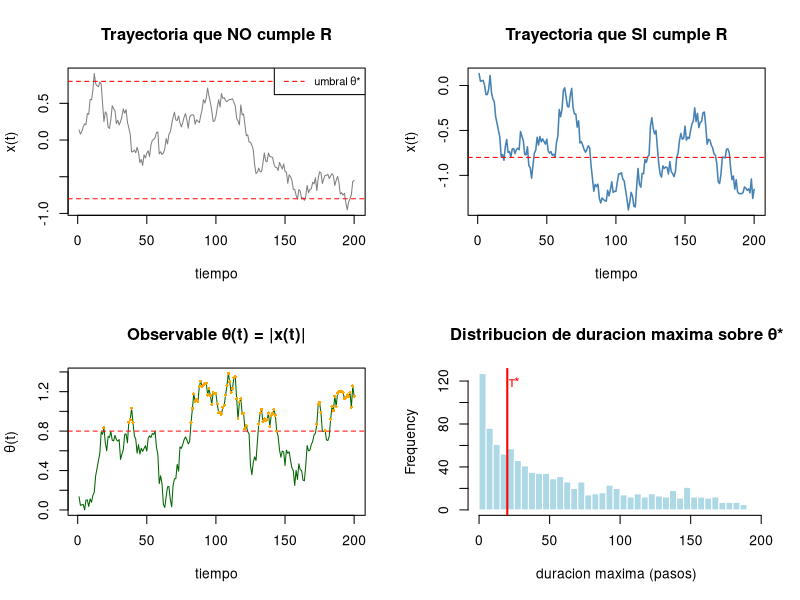

Write the R code that produced this figure.
# =============================================================================
# CONCEPTO 1: Evento Raro Sostenido (ERS / R)
# =============================================================================
#
# Definicion:
#   R = { θ(t) ≥ θ* durante τ ≥ τ* }
#
# Componentes:
#   - θ(t): observable medible en el tiempo
#   - θ*: umbral (threshold)
#   - τ*: tiempo minimo de persistencia
#
# El ERS filtra trayectorias que mantienen una condicion durante suficiente
# tiempo. No basta con cruzar el umbral brevemente.
# =============================================================================

cat("=== PRUEBA: Evento Raro Sostenido (ERS) ===\n\n")

# --- PARAMETROS ---
set.seed(42)
n_traj <- 1000
traj_length <- 200
dt <- 0.1

# Condicion ERS
theta_threshold <- 0.8   # umbral
tau_persistence <- 20    # pasos minimos

# --- GENERAR TRAYECTORIAS (random walk simple) ---
generate_trajectory <- function(n) {
  cumsum(rnorm(n, 0, 0.1))
}

# --- OBSERVABLE: valor absoluto ---
observable <- function(x) abs(x)

# --- FUNCION: Detectar si cumple ERS ---
cumple_ERS <- function(traj, theta_star, tau_star) {
  theta_t <- observable(traj)
  condicion <- theta_t >= theta_star

  # Buscar racha continua >= tau_star
  if (!any(condicion)) return(FALSE)

  rachas <- rle(condicion)
  duraciones_cumplidas <- rachas$lengths[rachas$values == TRUE]

  if (length(duraciones_cumplidas) == 0) return(FALSE)

  max(duraciones_cumplidas) >= tau_star
}

# --- SIMULAR Y CLASIFICAR ---
cat("Simulando", n_traj, "trayectorias...\n")
cat("Condicion R: |x(t)| >=", theta_threshold, "durante >=", tau_persistence, "pasos\n\n")

trayectorias <- vector("list", n_traj)
cumple_R <- logical(n_traj)

for (i in 1:n_traj) {
  trayectorias[[i]] <- generate_trajectory(traj_length)
  cumple_R[i] <- cumple_ERS(trayectorias[[i]], theta_threshold, tau_persistence)
}

# --- RESULTADOS ---
n_condicionadas <- sum(cumple_R)
porcentaje <- 100 * n_condicionadas / n_traj

cat("Resultados:\n")
cat("  Trayectorias totales:", n_traj, "\n")
cat("  Cumplen R:", n_condicionadas, "(", round(porcentaje, 2), "%)\n")
cat("  No cumplen R:", n_traj - n_condicionadas, "\n\n")

# --- VISUALIZACION ---
par(mfrow = c(2, 2))

# 1. Ejemplo de trayectoria que NO cumple R
idx_no <- which(!cumple_R)[1]
plot(trayectorias[[idx_no]], type = "l", col = "gray50",
     main = "Trayectoria que NO cumple R",
     xlab = "tiempo", ylab = "x(t)")
abline(h = c(-theta_threshold, theta_threshold), col = "red", lty = 2)
legend("topright", "umbral θ*", col = "red", lty = 2, cex = 0.8)

# 2. Ejemplo de trayectoria que SI cumple R
idx_si <- which(cumple_R)[1]
plot(trayectorias[[idx_si]], type = "l", col = "steelblue", lwd = 1.5,
     main = "Trayectoria que SI cumple R",
     xlab = "tiempo", ylab = "x(t)")
abline(h = c(-theta_threshold, theta_threshold), col = "red", lty = 2)

# 3. Observable theta(t) de la trayectoria que cumple
theta_ejemplo <- observable(trayectorias[[idx_si]])
plot(theta_ejemplo, type = "l", col = "darkgreen",
     main = "Observable θ(t) = |x(t)|",
     xlab = "tiempo", ylab = "θ(t)")
abline(h = theta_threshold, col = "red", lty = 2)

# Marcar donde cumple la condicion
cumple_en_t <- theta_ejemplo >= theta_threshold
points(which(cumple_en_t), theta_ejemplo[cumple_en_t],
       col = "orange", pch = 16, cex = 0.5)

# 4. Distribucion de duracion maxima sobre umbral
duracion_max <- sapply(trayectorias, function(traj) {
  theta_t <- observable(traj)
  condicion <- theta_t >= theta_threshold
  if (!any(condicion)) return(0)
  rachas <- rle(condicion)
  duraciones <- rachas$lengths[rachas$values == TRUE]
  if (length(duraciones) == 0) return(0)
  max(duraciones)
})

hist(duracion_max, breaks = 30, col = "lightblue", border = "white",
     main = "Distribucion de duracion maxima sobre θ*",
     xlab = "duracion maxima (pasos)")
abline(v = tau_persistence, col = "red", lwd = 2)
text(tau_persistence + 5, par("usr")[4] * 0.9, "τ*", col = "red")

par(mfrow = c(1, 1))

# --- CONCLUSION ---
cat("\n--- CONCLUSION ---\n")
cat("El ERS actua como un FILTRO:\n")
cat("  - Descarta fluctuaciones breves\n")
cat("  - Selecciona solo trayectorias con comportamiento SOSTENIDO\n")
cat("  - La rareza viene de exigir persistencia, no solo cruzar el umbral\n")
